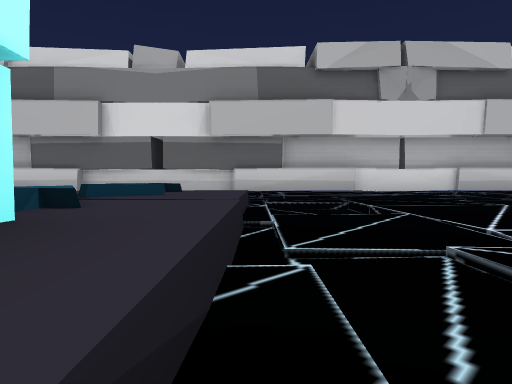
View 1 (above)

13 first-person views from a walk through a Unity game level. The camera is 0.38 m above the floor, tilts 2° down and sees 75° across. The floor is counted in squares, 1 m on a side. Each view is taken from the middle of a square. On the plan, view 1 faces up. The plan holds only what a view shows up to about 9 squares ahead; the rest is blank. The place goes on beyond the plan. Some animated figures are left out.

View 2
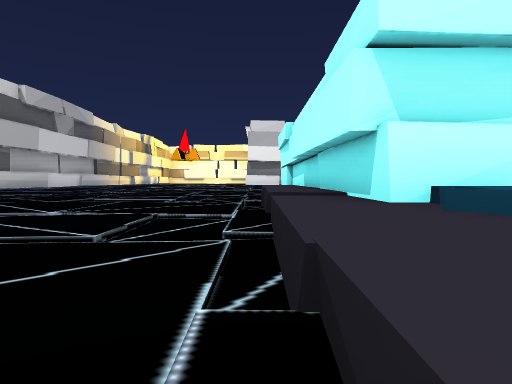

View 3
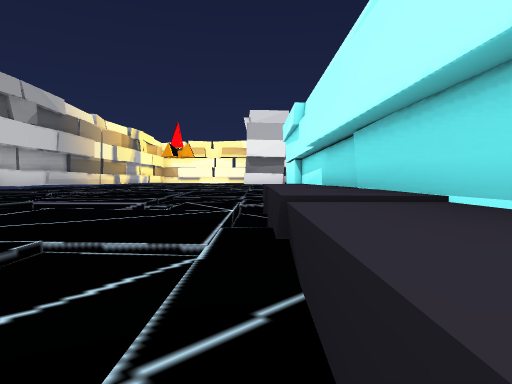

View 4
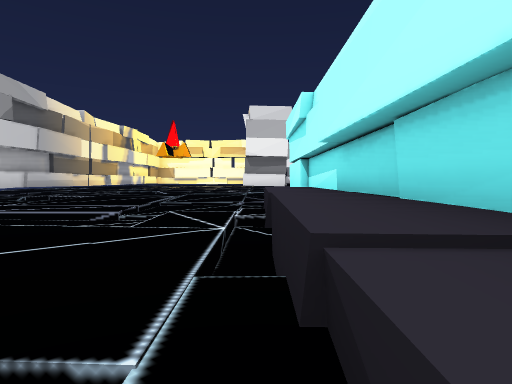

View 5
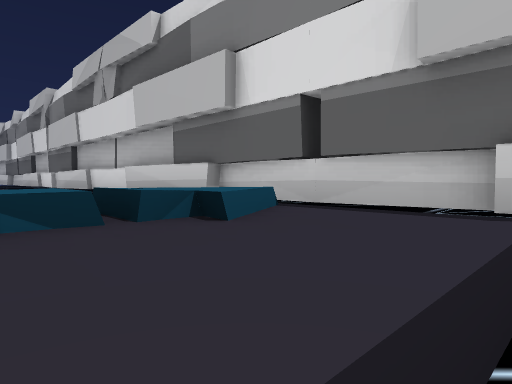

View 6
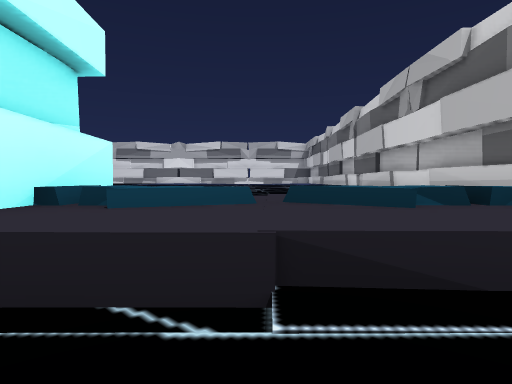

View 7
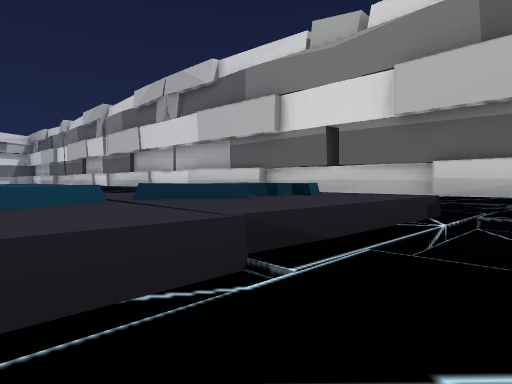

View 8
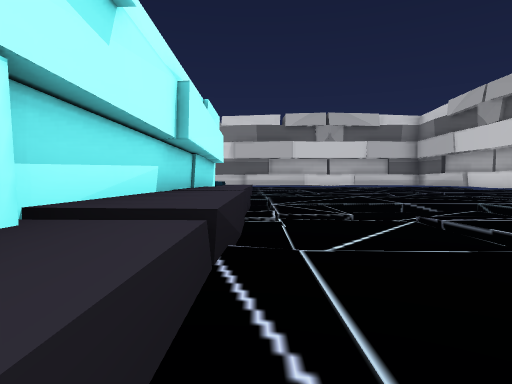

View 9
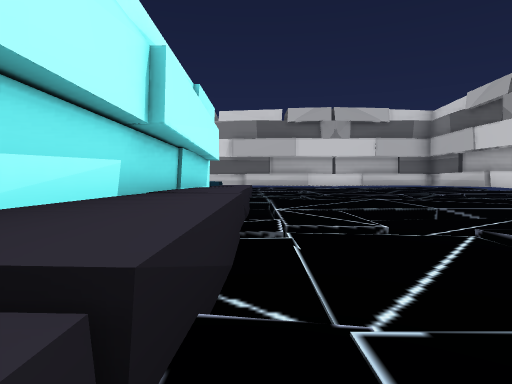

View 10
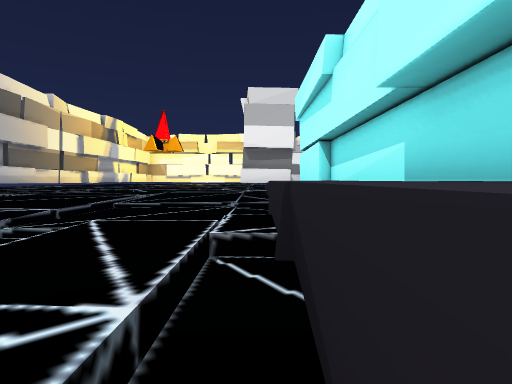

View 11
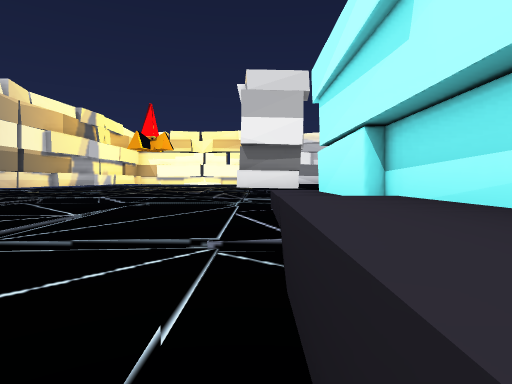

View 12
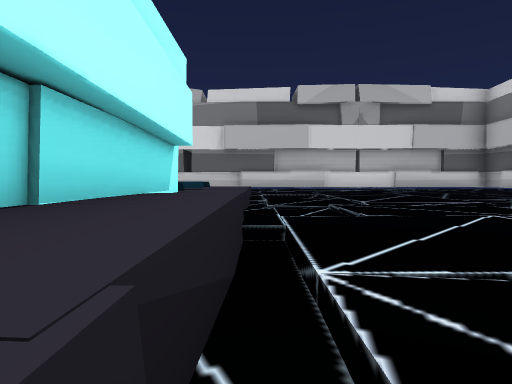

View 13
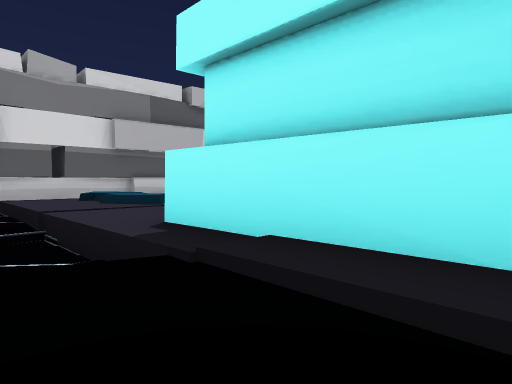

### Floor plan
Key: @ floor where view 1 was taken; # wall or solid block; . main floor; - floor 0.05 m lower than the main floor; _ floor 0.1 m lower than the main floor; : floor 0.15 m higher than the main floor; < floor 0.15 m lower than the main floor; / step, stairs or slope; = window, fence, low wall or low ledge; ^ raised ledge.
Columns run from 10 left of view 1 to 7 right of it. Each row starts with its distance up from view 1.
  7 ################
  6        ###//.....#
  5        /=#=<.....
  4        .==/_..-.
  3        /=./..._  #
  2       -/##///._  #
  1       =.##./..
  0        :##@...
 -1       ::##<....
 -2          #=/=_.
 -3          #//<<..
 -4          ^=/.././
 -5          #///./ /#
 -6          #....=  #
 -7          #/...= /#
 -8          ..-.....#
 -9           -./  . #
-10           ../==. #
-11           ...... #
-12          ##/     #

Positions as (right, up) in squares from view 1, and headings:
1: (0, 0), facing up
2: (0, 4), facing down
3: (0, 2), facing down
4: (0, 1), facing down
5: (0, 4), facing up-left
6: (1, 3), facing left
7: (1, 2), facing up-left
8: (0, -7), facing up
9: (0, -6), facing up
10: (0, -1), facing down
11: (0, -3), facing down
12: (0, -3), facing up
13: (-4, -1), facing up-right
